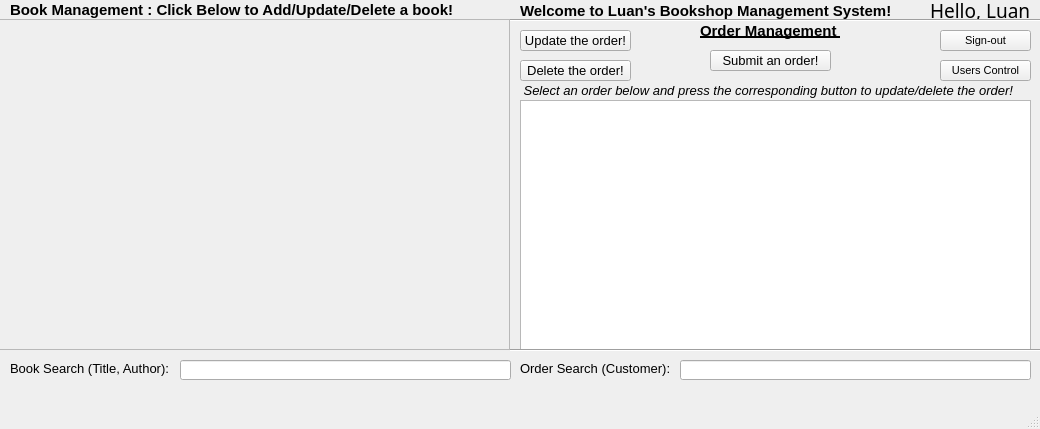
<?xml version="1.0" encoding="UTF-8"?>
<ui version="4.0">
 <class>MainWindow</class>
 <widget class="QMainWindow" name="MainWindow">
  <property name="geometry">
   <rect>
    <x>0</x>
    <y>0</y>
    <width>1040</width>
    <height>429</height>
   </rect>
  </property>
  <property name="windowTitle">
   <string>MainWindow</string>
  </property>
  <widget class="QWidget" name="centralwidget">
   <widget class="QScrollArea" name="scrollArea">
    <property name="geometry">
     <rect>
      <x>-1</x>
      <y>19</y>
      <width>511</width>
      <height>331</height>
     </rect>
    </property>
    <property name="widgetResizable">
     <bool>true</bool>
    </property>
    <widget class="QWidget" name="scrollAreaWidgetContents">
     <property name="geometry">
      <rect>
       <x>0</x>
       <y>0</y>
       <width>509</width>
       <height>329</height>
      </rect>
     </property>
     <layout class="QGridLayout" name="gridLayout_3">
      <item row="0" column="0">
       <layout class="QGridLayout" name="layout_books">
        <property name="topMargin">
         <number>0</number>
        </property>
        <property name="spacing">
         <number>10</number>
        </property>
       </layout>
      </item>
     </layout>
    </widget>
   </widget>
   <widget class="QTableView" name="tbl_orders">
    <property name="geometry">
     <rect>
      <x>520</x>
      <y>100</y>
      <width>511</width>
      <height>251</height>
     </rect>
    </property>
    <property name="selectionMode">
     <enum>QAbstractItemView::SingleSelection</enum>
    </property>
    <property name="selectionBehavior">
     <enum>QAbstractItemView::SelectRows</enum>
    </property>
   </widget>
   <widget class="QLabel" name="label">
    <property name="geometry">
     <rect>
      <x>10</x>
      <y>-21</y>
      <width>471</width>
      <height>61</height>
     </rect>
    </property>
    <property name="font">
     <font>
      <pointsize>11</pointsize>
      <weight>75</weight>
      <bold>true</bold>
     </font>
    </property>
    <property name="text">
     <string>Book Management : Click Below to Add/Update/Delete a book!</string>
    </property>
   </widget>
   <widget class="QLabel" name="label_2">
    <property name="geometry">
     <rect>
      <x>700</x>
      <y>10</y>
      <width>151</width>
      <height>41</height>
     </rect>
    </property>
    <property name="font">
     <font>
      <pointsize>11</pointsize>
      <weight>75</weight>
      <bold>true</bold>
      <underline>true</underline>
     </font>
    </property>
    <property name="text">
     <string>Order Management </string>
    </property>
   </widget>
   <widget class="QLabel" name="name_label">
    <property name="geometry">
     <rect>
      <x>930</x>
      <y>-10</y>
      <width>101</width>
      <height>41</height>
     </rect>
    </property>
    <property name="font">
     <font>
      <family>Martina</family>
      <pointsize>14</pointsize>
      <weight>50</weight>
      <italic>false</italic>
      <bold>false</bold>
     </font>
    </property>
    <property name="text">
     <string>Hello, Luan</string>
    </property>
   </widget>
   <widget class="QLabel" name="label_4">
    <property name="geometry">
     <rect>
      <x>520</x>
      <y>-20</y>
      <width>381</width>
      <height>61</height>
     </rect>
    </property>
    <property name="font">
     <font>
      <pointsize>11</pointsize>
      <weight>75</weight>
      <bold>true</bold>
     </font>
    </property>
    <property name="text">
     <string>Welcome to Luan's Bookshop Management System!</string>
    </property>
   </widget>
   <widget class="QPushButton" name="signout_button">
    <property name="geometry">
     <rect>
      <x>940</x>
      <y>30</y>
      <width>91</width>
      <height>21</height>
     </rect>
    </property>
    <property name="font">
     <font>
      <pointsize>8</pointsize>
     </font>
    </property>
    <property name="text">
     <string>Sign-out</string>
    </property>
   </widget>
   <widget class="Line" name="line_2">
    <property name="geometry">
     <rect>
      <x>510</x>
      <y>340</y>
      <width>531</width>
      <height>20</height>
     </rect>
    </property>
    <property name="orientation">
     <enum>Qt::Horizontal</enum>
    </property>
   </widget>
   <widget class="Line" name="line_3">
    <property name="geometry">
     <rect>
      <x>510</x>
      <y>10</y>
      <width>531</width>
      <height>21</height>
     </rect>
    </property>
    <property name="orientation">
     <enum>Qt::Horizontal</enum>
    </property>
   </widget>
   <widget class="QLabel" name="label_5">
    <property name="geometry">
     <rect>
      <x>520</x>
      <y>60</y>
      <width>511</width>
      <height>61</height>
     </rect>
    </property>
    <property name="font">
     <font>
      <pointsize>10</pointsize>
      <weight>50</weight>
      <italic>true</italic>
      <bold>false</bold>
      <kerning>true</kerning>
     </font>
    </property>
    <property name="text">
     <string> Select an order below and press the corresponding button to update/delete the order!</string>
    </property>
   </widget>
   <widget class="QPushButton" name="users_control_button">
    <property name="geometry">
     <rect>
      <x>940</x>
      <y>60</y>
      <width>91</width>
      <height>21</height>
     </rect>
    </property>
    <property name="font">
     <font>
      <pointsize>8</pointsize>
     </font>
    </property>
    <property name="text">
     <string>Users Control</string>
    </property>
   </widget>
   <widget class="QPushButton" name="order_submit_button">
    <property name="geometry">
     <rect>
      <x>710</x>
      <y>50</y>
      <width>121</width>
      <height>21</height>
     </rect>
    </property>
    <property name="font">
     <font>
      <pointsize>10</pointsize>
     </font>
    </property>
    <property name="text">
     <string>Submit an order!</string>
    </property>
   </widget>
   <widget class="QPushButton" name="order_update_button">
    <property name="geometry">
     <rect>
      <x>520</x>
      <y>30</y>
      <width>111</width>
      <height>21</height>
     </rect>
    </property>
    <property name="font">
     <font>
      <pointsize>10</pointsize>
     </font>
    </property>
    <property name="text">
     <string>Update the order!</string>
    </property>
   </widget>
   <widget class="QPushButton" name="order_delete_button">
    <property name="geometry">
     <rect>
      <x>520</x>
      <y>60</y>
      <width>111</width>
      <height>21</height>
     </rect>
    </property>
    <property name="font">
     <font>
      <pointsize>10</pointsize>
     </font>
    </property>
    <property name="text">
     <string>Delete the order!</string>
    </property>
   </widget>
   <widget class="QLineEdit" name="search_by_book">
    <property name="geometry">
     <rect>
      <x>180</x>
      <y>360</y>
      <width>331</width>
      <height>20</height>
     </rect>
    </property>
   </widget>
   <widget class="QLineEdit" name="search_by_order">
    <property name="geometry">
     <rect>
      <x>680</x>
      <y>360</y>
      <width>351</width>
      <height>20</height>
     </rect>
    </property>
   </widget>
   <widget class="QLabel" name="label_3">
    <property name="geometry">
     <rect>
      <x>10</x>
      <y>360</y>
      <width>171</width>
      <height>16</height>
     </rect>
    </property>
    <property name="font">
     <font>
      <pointsize>10</pointsize>
     </font>
    </property>
    <property name="text">
     <string>Book Search (Title, Author):</string>
    </property>
   </widget>
   <widget class="QLabel" name="label_6">
    <property name="geometry">
     <rect>
      <x>520</x>
      <y>360</y>
      <width>161</width>
      <height>16</height>
     </rect>
    </property>
    <property name="font">
     <font>
      <pointsize>10</pointsize>
     </font>
    </property>
    <property name="text">
     <string>Order Search (Customer):</string>
    </property>
   </widget>
  </widget>
  <widget class="QMenuBar" name="menubar">
   <property name="geometry">
    <rect>
     <x>0</x>
     <y>0</y>
     <width>1040</width>
     <height>21</height>
    </rect>
   </property>
  </widget>
  <widget class="QStatusBar" name="statusbar"/>
 </widget>
 <resources/>
 <connections/>
</ui>
